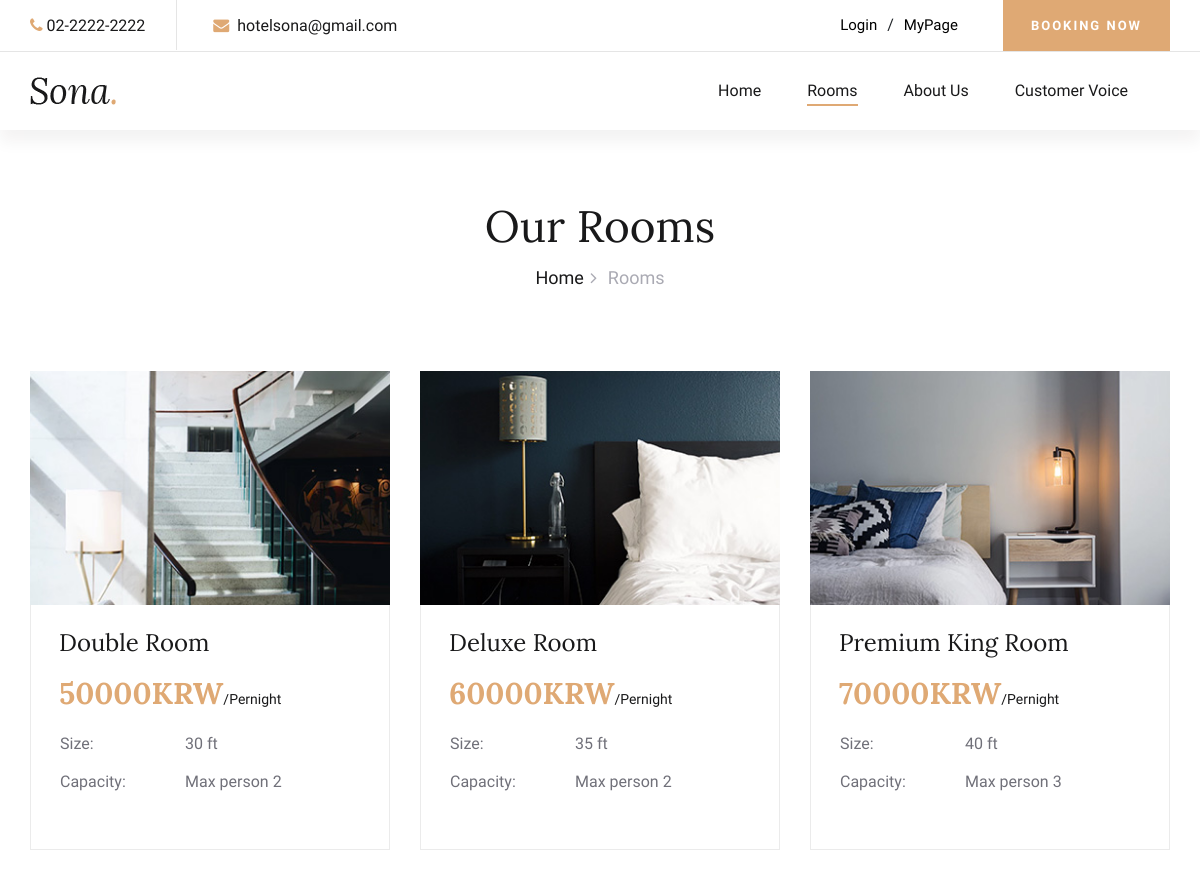
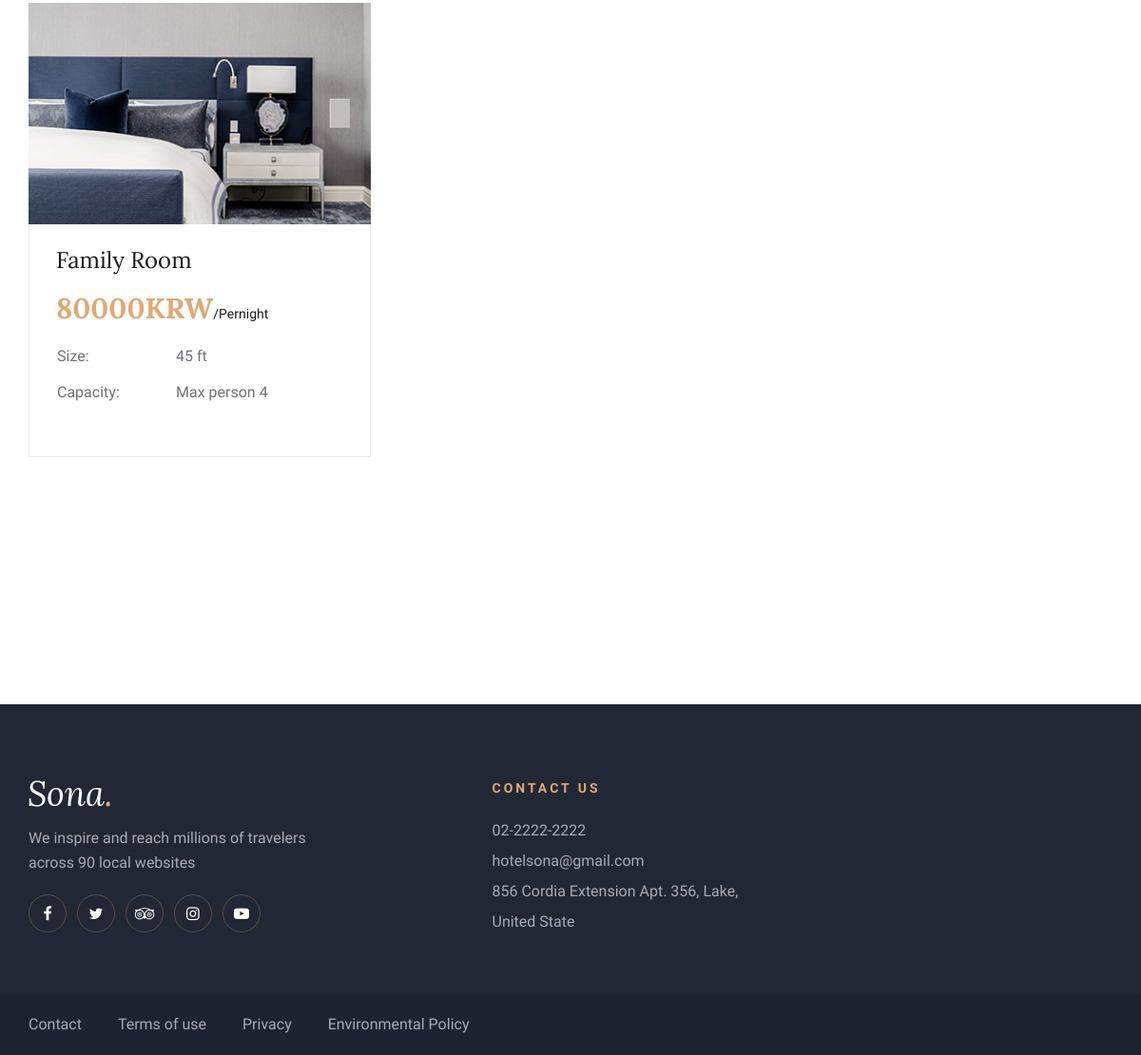
/rooms/, run on the app's committed database (2 pictures, top to bottom).
### booking/models.py (models this page shows, shortened)
class Room(models.Model):
    name = models.CharField(max_length=100)
    image = models.ImageField(upload_to='UploadAdminImages/') # 관리자 페이지에서 업로드 가능
    price = models.PositiveIntegerField()
    size = models.PositiveIntegerField()
    capacity = models.PositiveIntegerField()

### booking/views.py (the view)
# urls.py: path('rooms/', views.rooms, name='rooms'),
def rooms(request):
    all_rooms = Room.objects.all()
    return render(request, 'rooms.html', {'rooms': all_rooms})

### booking/templates/rooms.html (shortened to what this page needs)
{% load static %}
<!DOCTYPE html>
<html lang="zxx">
  <head>
    <link
      rel="stylesheet"
      href="../../static/css/bootstrap.min.css"
      type="text/css"
    />
    <link
      rel="stylesheet"
      href="../../static/css/font-awesome.min.css"
      type="text/css"
    />
    <link
      rel="stylesheet"
      href="../../static/css/elegant-icons.css"
      type="text/css"
    />
    <link
      rel="stylesheet"
      href="../../static/css/flaticon.css"
      type="text/css"
    />
    <link
      rel="stylesheet"
      href="../../static/css/owl.carousel.min.css"
      type="text/css"
    />
    <link
      rel="stylesheet"
      href="../../static/css/nice-select.css"
      type="text/css"
    />
    <link
      rel="stylesheet"
      href="../../static/css/jquery-ui.min.css"
      type="text/css"
    />
    <link
      rel="stylesheet"
      href="../../static/css/magnific-popup.css"
      type="text/css"
    />
    <link
      rel="stylesheet"
      href="../../static/css/slicknav.min.css"
      type="text/css"
    />
    <link rel="stylesheet" href="../../static/css/style.css" type="text/css" />
  </head>
  <body>
    <header class="header-section header-normal">
      <div class="top-nav">
        <div class="container">
          <div class="row">
            <div class="col-lg-6">
              <ul class="tn-left">
                <li><i class="fa fa-phone"></i>02-2222-2222</li>
                <li><i class="fa fa-envelope"></i> hotelsona@gmail.com</li>
              </ul>
            </div>
            <div class="col-lg-6">
              <div class="tn-right">
                <div class="top-social">
                  {% if user.is_authenticated %}
                  <form
                    action="{% url 'accounts:logout' %}"
                    method="POST"
                    style="margin: 0px; float: left"
                  >
                    {% csrf_token %}
                    <button
                      class="log"
                      type="submit"
                      style="
                        border: 0px;
                        background-color: white;
                        font-size: 15px;
                      "
                    >
                      Logout
                    </button>
                  </form>
                  {% else %}
                  <button
                    class="log"
                    type="button"
                    onclick="location.href='{% url 'accounts:login_view' %}'"
                    style="
                      border: 0px;
                      background-color: white;
                      font-size: 15px;
                    "
                  >
                    Login
                  </button>
                  {% endif %} /
                  <button
                    class="myPage"
                    type="button"
                    onclick="location.href='{% url 'mypage:mypage_1' %}'"
                    style="
                      border: 0px;
                      background-color: white;
                      font-size: 15px;
                    "
                  >
                    MyPage
                  </button>
                </div>
                <a href="{% url 'booking:booking' %}" class="bk-btn"
                  >Booking Now</a
                >
              </div>
            </div>
          </div>
        </div>
      </div>
      <div class="menu-item">
        <div class="container">
          <div class="row">
            <div class="col-lg-2">
              <div class="logo">
                <a href="{% url 'booking:index' %}">
                  <img src="../../static/img/logo.png" alt="" />
                </a>
              </div>
            </div>
            <div class="col-lg-10">
              <div class="nav-menu">
                <nav class="mainmenu">
                  <ul>
                    <li><a href="{% url 'booking:index' %}">Home</a></li>
                    <li class="active">
                      <a href="{% url 'booking:rooms' %}">Rooms</a>
                    </li>
                    <li><a href="{% url 'booking:about_us' %}">About Us</a></li>
                    <li>
                      <a href="{% url 'inquiries:customer_voice' %}"
                        >Customer Voice</a
                      >
                    </li>
                  </ul>
                </nav>
              </div>
            </div>
          </div>
        </div>
      </div>
    </header>
    <div class="breadcrumb-section">
      <div class="container">
        <div class="row">
          <div class="col-lg-12">
            <div class="breadcrumb-text">
              <h2>Our Rooms</h2>
              <div class="bt-option">
                <a href="{% url 'booking:index' %}">Home</a>
                <span>Rooms</span>
              </div>
            </div>
          </div>
        </div>
      </div>
    </div>
    <section class="rooms-section spad">
      <div class="container">
        <div class="row">
          {% for room in rooms %}
          <div class="col-lg-4 col-md-6">
            <div class="room-item">
              <img src="{{ room.image.url }}" alt="{{ room.name }}" />
              <div class="ri-text">
                <h4>{{ room.name }}</h4>
                <h3>{{ room.price }}KRW<span>/Pernight</span></h3>
                <table>
                  <tbody>
                    <tr>
                      <td class="r-o">Size:</td>
                      <td>{{ room.size }} ft</td>
                    </tr>
                    <tr>
                      <td class="r-o">Capacity:</td>
                      <td>Max person {{ room.capacity }}</td>
                    </tr>
                  </tbody>
                </table>
              </div>
            </div>
          </div>
          {% endfor %}
        </div>
      </div>
    </section>
    <footer class="footer-section">
      <div class="container">
        <div class="footer-text">
          <div class="row">
            <div class="col-lg-4">
              <div class="ft-about">
                <div class="logo">
                  <a href="#">
                    <img src="../../static/img/footer-logo.png" alt="" />
                  </a>
                </div>
                <p>
                  We inspire and reach millions of travelers<br />
                  across 90 local websites
                </p>
                <div class="fa-social">
                  <a href="#"><i class="fa fa-facebook"></i></a>
                  <a href="#"><i class="fa fa-twitter"></i></a>
                  <a href="#"><i class="fa fa-tripadvisor"></i></a>
                  <a href="#"><i class="fa fa-instagram"></i></a>
                  <a href="#"><i class="fa fa-youtube-play"></i></a>
                </div>
              </div>
            </div>
            <div class="col-lg-3 offset-lg-1">
              <div class="ft-contact">
                <h6>Contact Us</h6>
                <ul>
                  <li>02-2222-2222</li>
                  <li>hotelsona@gmail.com</li>
                  <li>856 Cordia Extension Apt. 356, Lake, United State</li>
                </ul>
              </div>
            </div>
          </div>
        </div>
      </div>
      <div class="copyright-option">
        <div class="container">
          <div class="row">
            <div class="col-lg-7">
              <ul>
                <li><a href="#">Contact</a></li>
                <li><a href="#">Terms of use</a></li>
                <li><a href="#">Privacy</a></li>
                <li><a href="#">Environmental Policy</a></li>
              </ul>
            </div>
          </div>
        </div>
      </div>
    </footer>
  </body>
</html>

### data on the page
Room: image (picture), name "Double Room", price "50000", size "30", capacity "2"
Room: image (picture), name "Deluxe Room", price "60000", size "35", capacity "2"
Room: image (picture), name "Premium King Room", price "70000", size "40", capacity "3"
Room: image (picture), name "Family Room", price "80000", size "45", capacity "4"
